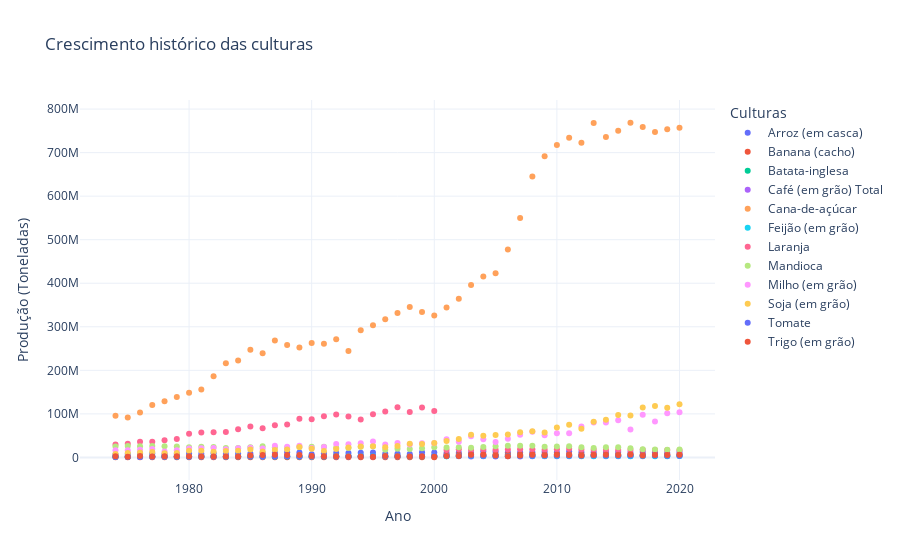

Write notebook code for a chart like this one.
### Markdown cell above
#### Avaliando o crescimento histórico das culturas

### Code cell
fig = px.scatter(producao,  title = 'Crescimento histórico das culturas', x = producao.index, y = producao.columns,  labels = {'value': 'Produção (Toneladas)', 'variable' : 'Culturas'} )
fig.update_layout(template = 'plotly_white')
